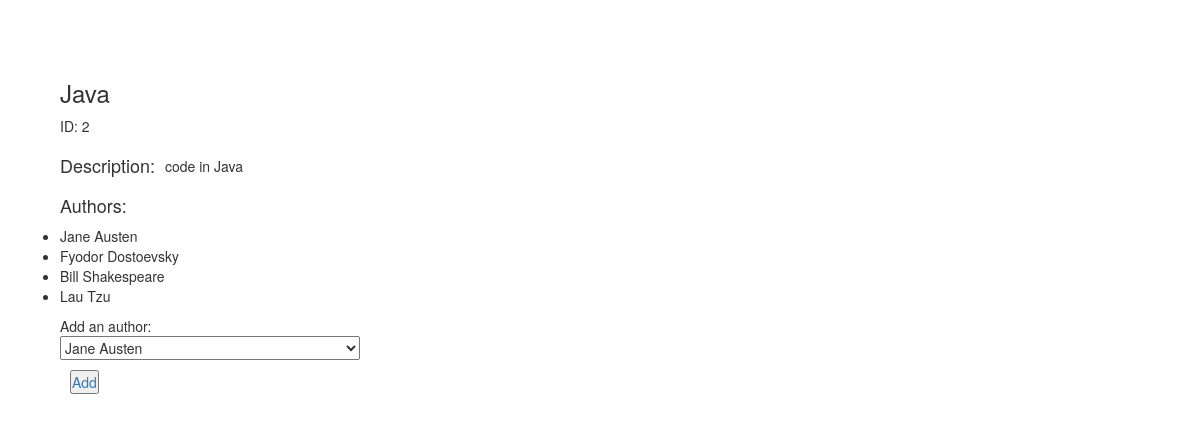
The page /books/2 on the database its author committed.
### app_books_authors/models.py (models this page shows)
class Book(models.Model):
    title = models.CharField(max_length=255)
    desc = models.TextField()
    created_at = models.DateTimeField(auto_now_add=True)
    updated_at = models.DateTimeField(auto_now=True)

class Author(models.Model):
    first_name = models.CharField(max_length=255)
    last_name = models.CharField(max_length=255)
    book = models.ManyToManyField(Book, related_name="authors")
    notes = models.TextField(default="")
    created_at = models.DateTimeField(auto_now_add=True)
    updated_at = models.DateTimeField(auto_now=True)

### app_books_authors/views.py (the view)
# urls.py: path('books/<int:book_id>', views.book_detail),
def book_detail(request, book_id):
    context = {
        "book": Book.objects.get(id= book_id),
        "authors": Book.objects.get(id= book_id).authors.all(),
        "all_authors": Author.objects.all(),
    }
    return render(request, "book_detail.html", context)

### app_books_authors/templates/book_detail.html (shortened to what this page needs)
<!DOCTYPE html>
<html lang="en">
<head>
    {%load static%}
    <link rel="stylesheet" href="{% static 'style_detail.css' %}">
    <link rel="stylesheet" href="https://stackpath.bootstrapcdn.com/bootstrap/3.4.1/css/bootstrap.min.css">
</head>
<body>
    <div id="container">
        <h3>{{book.title}}</h3>
        <p>ID: {{book.id}}</p>
        <div id="desc">
            <h4>Description: </h4>
            <p>{{book.desc}}</p>
        </div>
        <h4>Authors:</h4>
        <ul>
            {%for author in authors%}
            <li>{{author.first_name}} {{author.last_name}}</li>
            {%endfor%}
        </ul>
        <form action="/assign_author/{{book.id}}" method="POST">
            Add an author: <select type="text" name="author_id">
            {%for author in all_authors%}
            <option value="{{author.id}}">{{author.first_name}} {{author.last_name}}</option>
            {%endfor%}
            </select>
            <a href="/assign_author/{{book.id}}"><button>Add</button></a>
        </form>
    </div>
</body>
</html>

### app_books_authors/static/style_detail.css (style rules this page uses)
* { margin: 0; padding: 0; }
#container { margin: auto; padding: 60px; display: flex; flex-direction: column; }
#desc { display: flex; }
#desc p { margin: 10px; }
form { display: flex; flex-direction: column; width: 300px; }
a { margin: 10px; }

### rows shown on the page
Book: title "Java", id "2", desc "code in Java"
Author: first_name "Jane", last_name "Austen"
Author: first_name "Fyodor", last_name "Dostoevsky"
Author: first_name "Bill", last_name "Shakespeare"
Author: first_name "Lau", last_name "Tzu"

### other values the page prints
form field author_id "Jane Austen"
